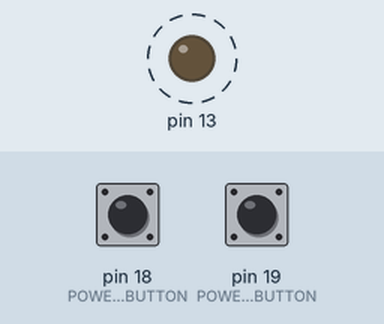
Recording of a sketch running on a simulated Arduino Mega 2560, built with avr-gcc and run on an emulated ATmega2560. Shown: output pins drawn as LEDs (lit = HIGH). Dashed ring = blinking. Inputs (shaded band) come from the test bench; at power-on: pin 18 (POWER_ON_BUTTON) LOW, pin 19 (POWER_OFF_BUTTON) LOW. Sleep ends after the set time or at an interrupt.

Above: at 1.26 s.
1.3 s: pin 18 (POWER_ON_BUTTON) pulled HIGH for 0.15 s
At 2.5 s:
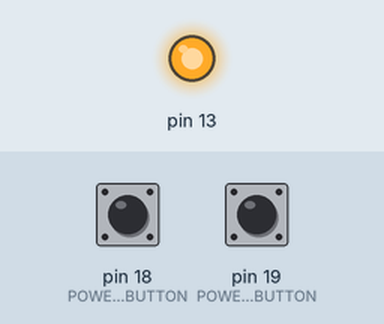
2.9 s: pin 19 (POWER_OFF_BUTTON) pulled HIGH for 0.15 s
At 6.6 s:
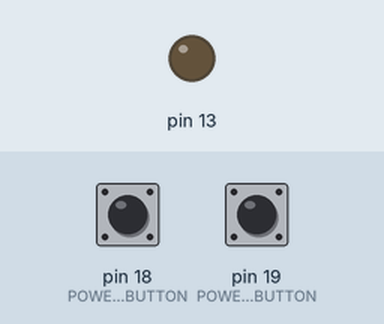
Timing chart, 0 to 8.1 s (numbered marks = the images above; inputs shaded):
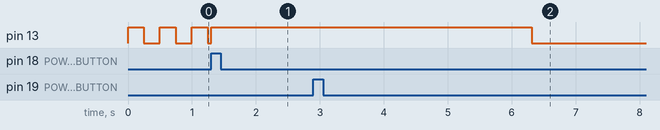

The sketch:

Sample.ino
```cpp
#include "PowerButton.h"

void setup() {
  SetUpPowerButton();

  DDRB |= 1 << DDB7;
}

void loop() {
  PORTB ^= (1 << PORTB7);
  _delay_ms(250);
}
```

PowerButton.cpp
```cpp
#include "PowerButton.h"

// Usage:
//  #include "PowerButton.h"
//
//  void setup() {
//    SetUpPowerButton();
//    /* Rest of set up functions go here */
//   }
void SetUpPowerButton() {
  // Set Pins 18(PD3/INT3) and 19(PD2/INT2) to input
  DDRD &= ~(1 << ON_BUTTON) & ~(1 << OFF_BUTTON);

  // Enable interrupts for the ON and OFF buttons
  EICRA = INTERRUPT_ON_RISING_EDGE;
  EIMSK |= (1 << ON_INTERRUPT) | (1 << OFF_INTERRUPT);
  attachInterrupt(digitalPinToInterrupt(ON_BUTTON), TurnOnTablet, RISING);
  attachInterrupt(digitalPinToInterrupt(OFF_BUTTON), TurnOffTablet, RISING);
  set_sleep_mode(2); // Power Down Mode
  sei(); // Enable interrupts before starting the rest of the program

  return;
}

void TurnOnTablet() {
  _delay_ms(5);
  PORTB |= (1 << PB7);
  _delay_ms(5000);
  sleep_disable();
  // Pressing the ON Button automatically wakes the MCU from sleep
  return;
}

void TurnOffTablet() {
  _delay_ms(5);
  /* Replace line below with function/s needed to power down the Arduino (Power down message or like) */
  PORTB &= ~(1 << PB7);
  /* End Power Down Functions*/

  sleep_enable();
  sleep_cpu();
  sleep_disable();
  return;
}
```

PowerButton.h
```cpp
/*
    Project: Learning Tablet Two-Button Switch
    Microcontroller: Arduino Mega 2560
    Datasheet: https://ww1.microchip.com/downloads/en/devicedoc/atmel-2549-8-bit-avr-microcontroller-atmega640-1280-1281-2560-2561_datasheet.pdf

    Notes:
    On Button:  Pin D18 -> PD3 -> INT3
    Off Button: Pin D19 -> PD2 -> INT2
*/
#ifndef POWERBUTTON_H
#define POWERBUTTON_H

#include <Arduino.h>

#include <avr/io.h>
#include <util/delay.h>
#include <avr/interrupt.h>
#include <avr/sleep.h>

// On Button
#define POWER_ON_BUTTON  PD3
#define ON_BUTTON 18
#define ON_INTERRUPT INT3

// Off Button
#define POWER_OFF_BUTTON PD2
#define OFF_BUTTON 19
#define OFF_INTERRUPT INT2

#define INTERRUPT_ON_RISING_EDGE 0b11110000

void SetUpPowerButton();
void TurnOnTablet();
void TurnOffTablet();

#endif
```
